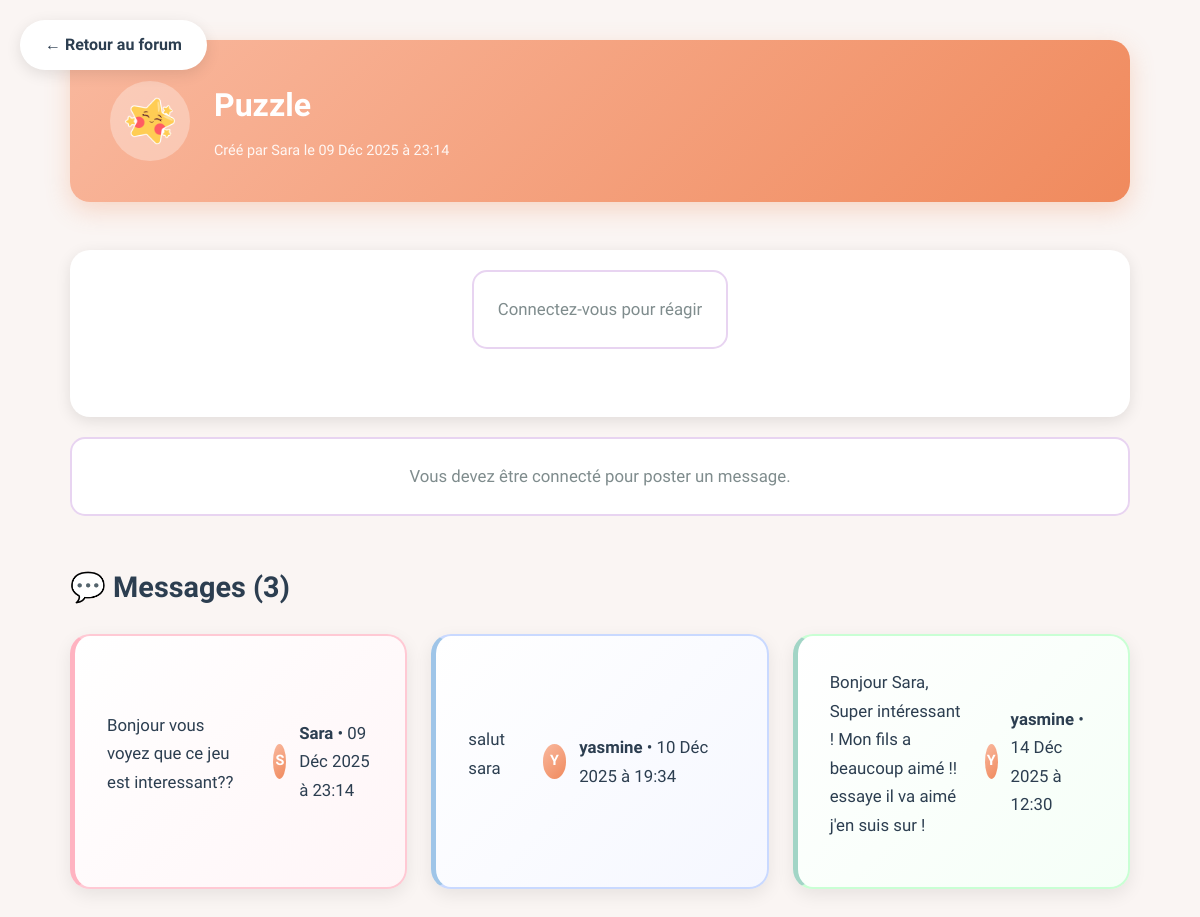
Screenshot of /forum/7/ with the database file from the repository.
### forum/models.py (models this page shows, shortened)
class Topic(models.Model):
    CATEGORY_CHOICES = [
        ('ecole', '🏫 École et Scolarité'),
        ('alimentation', '🍽️ Alimentation et Repas'),
        ('sommeil', '😴 Sommeil et Routines'),
        ('jeux', '🎮 Jeux et Activités'),
        ('sante', '💊 Santé et Thérapies'),
        ('entraide', '🤝 Entraide et Soutien'),
        ('libre', '💬 Discussions Libres'),
    ]
    title = models.CharField(max_length=200)
    created_by = models.ForeignKey(User, on_delete=models.CASCADE)
    created_at = models.DateTimeField(auto_now_add=True)
    icon = models.CharField(max_length=20, blank=True, null=True)
    category = models.CharField(max_length=20, choices=CATEGORY_CHOICES, default='libre')
    class Meta:
        ordering = ['-created_at']

class Post(models.Model):
    topic = models.ForeignKey(Topic, on_delete=models.CASCADE)
    content = models.TextField()
    created_by = models.ForeignKey(User, on_delete=models.CASCADE)
    created_at = models.DateTimeField(auto_now_add=True)

### forum/views.py (the view)
# urls.py: path('<int:topic_id>/', views.topic_detail, name='topic_detail'),
def topic_detail(request, topic_id):
    topic = get_object_or_404(Topic, id=topic_id)
    posts = Post.objects.filter(topic=topic).order_by('created_at')
    if request.method == 'POST':
        form = PostForm(request.POST)
        if form.is_valid():
            post = form.save(commit=False)
            post.topic = topic
            post.created_by = request.user
            post.save()
            check_and_award_badges(request.user)
            if request.user != topic.created_by:
                create_notification(
                    topic.created_by,
                    'comment',
                    f"💬 {request.user.username} a répondu à votre sujet : {topic.title}",
                    f'/forum/{topic.id}/'
                )
            return redirect('forum:topic_detail', topic_id=topic.id)
    else:
        form = PostForm()
    return render(request, 'forum/topic_detail.html', {'topic': topic, 'posts': posts, 'form': form})

### forum/templates/forum/topic_detail.html (shortened to what this page needs)
{% load static %}
<!DOCTYPE html>
<html lang="fr">
<head>
<link rel="stylesheet" href="{% static 'forum/style.css' %}">
</head>
<body>
<a href="/forum/" style="position: fixed; top: 20px; left: 20px; background: white; padding: 12px 25px; border-radius: 25px; text-decoration: none; color: #2c3e50; font-weight: 600; box-shadow: 0 4px 15px rgba(0,0,0,0.1); z-index: 1000; transition: all 0.3s;" onmouseover="this.style.transform='translateY(-2px)'; this.style.boxShadow='0 6px 20px rgba(0,0,0,0.15)';" onmouseout="this.style.transform='translateY(0)'; this.style.boxShadow='0 4px 15px rgba(0,0,0,0.1)';">
    ← Retour au forum
</a>
<div class="container">
    <section class="topic-header">
        {% if topic.icon %}
            <img src="{% static 'forum/icons/' %}{{ topic.icon }}.png" class="icon" alt="Icône" style="width: 80px !important; height: 80px !important; background: rgba(255,255,255,0.3); padding: 15px;">
        {% else %}
            <div style="width: 80px; height: 80px; background: rgba(255,255,255,0.3); border-radius: 50%; display: flex; align-items: center; justify-content: center; font-size: 2.5rem; flex-shrink: 0;">🌟</div>
        {% endif %}
        <div>
            <h2>{{ topic.title }}</h2>
            <p class="creator" style="color: rgba(255,255,255,0.9);">
                Créé par {{ topic.created_by.username }} le {{ topic.created_at|date:"d M Y à H:i" }}
            </p>
        </div>
    </section>
<div class="reactions-container">
    <div class="reactions-buttons">
        {% if user.is_authenticated %}
            <button class="reaction-btn" data-reaction="like" onclick="react({{ topic.id }}, 'like')">
                👍 <span id="count-like">0</span>
            </button>
            <button class="reaction-btn" data-reaction="love" onclick="react({{ topic.id }}, 'love')">
                ❤️ <span id="count-love">0</span>
            </button>
            <button class="reaction-btn" data-reaction="support" onclick="react({{ topic.id }}, 'support')">
                💪 <span id="count-support">0</span>
            </button>
            <button class="reaction-btn" data-reaction="celebrate" onclick="react({{ topic.id }}, 'celebrate')">
                🎉 <span id="count-celebrate">0</span>
            </button>
        {% else %}
            <p class="login-msg">Connectez-vous pour réagir</p>
        {% endif %}
    </div>
</div>
    {% if user.is_authenticated %}
    <section class="new-post">
        <h3>✍️ Ajouter un message</h3>
        <form method="POST">
            {% csrf_token %}
            {{ form.as_p }}
            <button type="submit">Envoyer mon message</button>
        </form>
    </section>
    {% else %}
    <p class="login-msg">Vous devez être connecté pour poster un message.</p>
    {% endif %}
    <section class="posts-list">
        <h3>💬 Messages ({{ posts|length }})</h3>
        <div class="grid-container">
            {% for post in posts %}
            <div class="card post">
                <p>{{ post.content }}</p>
                <p class="author">
                    <span style="width: 35px; height: 35px; border-radius: 50%; background: linear-gradient(135deg, #f9b89e 0%, #f08a5d 100%); display: inline-flex; align-items: center; justify-content: center; color: white; font-weight: 700; font-size: 0.9rem;">
                        {{ post.created_by.username|first|upper }}
                    </span>
                    <span>
                        <strong>{{ post.created_by.username }}</strong> •
                        {{ post.created_at|date:"d M Y à H:i" }}
                    </span>
                </p>
            </div>
            {% empty %}
            <div class="empty-message">
                <p>🌱 Aucun message pour le moment.</p>
                <p style="margin-top: 0.5rem; font-size: 0.95rem;">Soyez le premier à participer à cette discussion !</p>
            </div>
            {% endfor %}
        </div>
    </section>
</div>
</body>
</html>

### forum/static/forum/style.css (style rules this page uses)
* { margin: 0; padding: 0; box-sizing: border-box; }
body { font-family: 'Quicksand', sans-serif; background-color: #faf5f3; color: #2c3e50; line-height: 1.6; min-height: 100vh; }
.container { max-width: 1100px; margin: 40px auto; padding: 0 20px; }
h2 { font-size: 1.8rem; color: #2c3e50; margin-bottom: 1.5rem; font-weight: 700; }
h3 { font-size: 1.3rem; color: #2c3e50; font-weight: 700; }
.login-msg { background: #fff; border-radius: 15px; padding: 1.5rem; text-align: center; border: 2px solid #e8d4f1; margin-bottom: 3rem; color: #7f8c8d; font-size: 1.05rem; }
.grid-container { display: grid; grid-template-columns: repeat(auto-fill, minmax(300px, 1fr)); gap: 1.5rem; }
.card { background: #fff; border-radius: 20px; padding: 2rem; box-shadow: 0 8px 20px rgba(0,0,0,0.08); transition: all 0.3s; cursor: pointer; border: 2px solid transparent; display: flex; align-items: center; gap: 1.5rem; }
.card:nth-child(4n+1) { border-color: #ffc9d4; background: linear-gradient(135deg, #fff 0%, #fff5f7 100%); }
.card:nth-child(4n+2) { border-color: #c9d9ff; background: linear-gradient(135deg, #fff 0%, #f5f7ff 100%); }
.card:nth-child(4n+3) { border-color: #c9ffd4; background: linear-gradient(135deg, #fff 0%, #f5fff7 100%); }
.icon { width: 60px !important; height: 60px !important; object-fit: contain; flex-shrink: 0; border-radius: 50%; padding: 10px; }
.creator { color: #7f8c8d; font-size: 0.9rem; font-weight: 500; }
.topic-header { background: linear-gradient(135deg, #f9b89e 0%, #f08a5d 100%); border-radius: 20px; padding: 2.5rem; margin-bottom: 3rem; color: white; box-shadow: 0 8px 25px rgba(240, 138, 93, 0.3); display: flex; align-items: center; gap: 1.5rem; }
.topic-header h2 { color: white; font-size: 2rem; margin-bottom: 0.5rem; }
.posts-list h3 { color: #2c3e50; margin-bottom: 1.5rem; font-size: 1.8rem; }
.post { background: white; border-radius: 20px; padding: 2rem; box-shadow: 0 6px 18px rgba(0,0,0,0.08); transition: all 0.3s; border-left: 5px solid transparent; margin-bottom: 1.5rem; }
.post:nth-child(4n+1) { border-left-color: #ffb3c1; }
.post:nth-child(4n+2) { border-left-color: #9fc5e8; }
.post:nth-child(4n+3) { border-left-color: #a2d5c6; }
.post p { color: #2c3e50; line-height: 1.7; margin-bottom: 1rem; font-size: 1.05rem; }
.author { display: flex; align-items: center; gap: 0.8rem; color: #7f8c8d; font-size: 0.9rem; margin-top: 1rem; }
.card, .post { animation: fadeIn 0.5s ease-out; }
.reactions-container { background: white; border-radius: 20px; padding: 20px; margin: 20px 0; box-shadow: 0 4px 15px rgba(0,0,0,0.1); }
.reactions-buttons { display: flex; gap: 15px; flex-wrap: wrap; justify-content: center; }

### rows the page displays
Topic: icon (picture), title "Puzzle", created_by.username "Sara", created_at "09 Déc 2025 à 23:14"
Post: content "Bonjour vous voyez que ce jeu est interessant??", created_by.username|first "S", created_by.username "Sara", created_at "09 Déc 2025 à 23:14"
Post: content "salut sara", created_by.username|first "Y", created_by.username "yasmine", created_at "10 Déc 2025 à 19:34"
Post: content "Bonjour Sara, Super intéressant ! Mon fils a beaucoup aimé !! essaye il va aimé j'en suis sur !", created_by.username|first "Y", created_by.username "yasmine", created_at "14 Déc 2025 à 12:30"

### other values shown
{{ posts|length }} "3"
